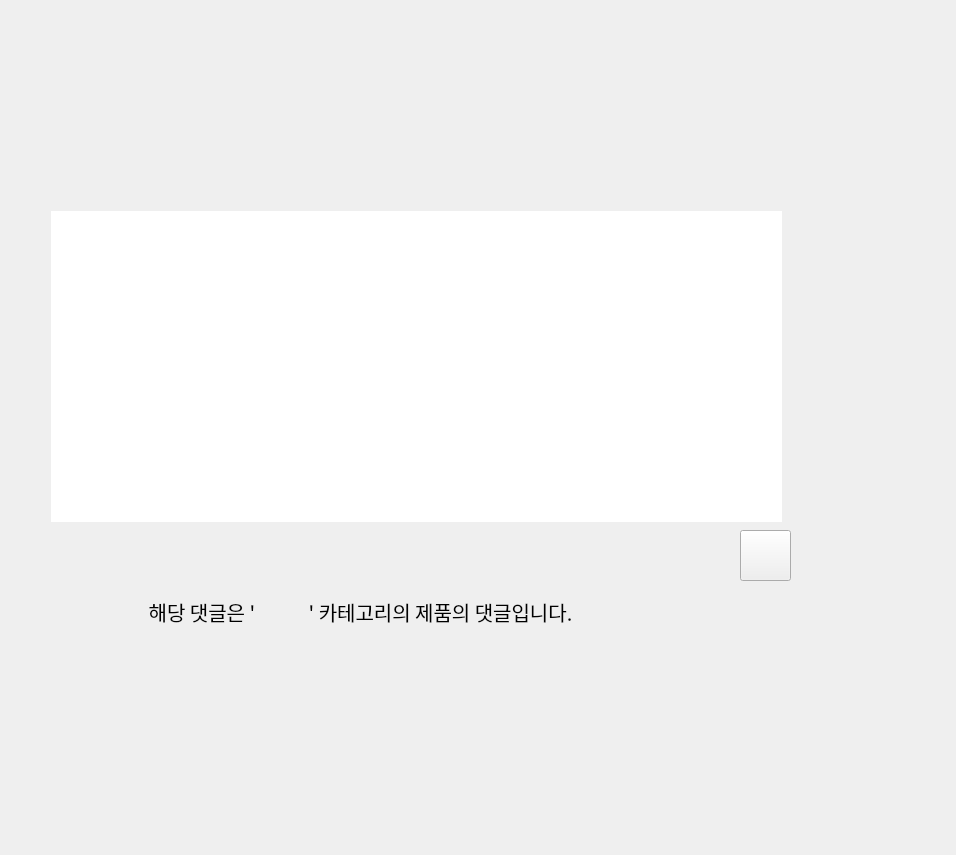
<?xml version="1.0" encoding="UTF-8"?>
<ui version="4.0">
 <class>Form</class>
 <widget class="QWidget" name="Form">
  <property name="geometry">
   <rect>
    <x>0</x>
    <y>0</y>
    <width>956</width>
    <height>855</height>
   </rect>
  </property>
  <property name="windowTitle">
   <string>Form</string>
  </property>
  <widget class="QLabel" name="lbl_bg">
   <property name="geometry">
    <rect>
     <x>10</x>
     <y>0</y>
     <width>811</width>
     <height>651</height>
    </rect>
   </property>
   <property name="text">
    <string/>
   </property>
   <property name="pixmap">
    <pixmap>review.png</pixmap>
   </property>
  </widget>
  <widget class="QPlainTextEdit" name="txt_review">
   <property name="geometry">
    <rect>
     <x>51</x>
     <y>211</y>
     <width>731</width>
     <height>311</height>
    </rect>
   </property>
   <property name="font">
    <font>
     <family>나눔고딕</family>
     <pointsize>10</pointsize>
    </font>
   </property>
   <property name="frameShape">
    <enum>QFrame::NoFrame</enum>
   </property>
  </widget>
  <widget class="QLabel" name="lbl_result">
   <property name="geometry">
    <rect>
     <x>50</x>
     <y>600</y>
     <width>621</width>
     <height>23</height>
    </rect>
   </property>
   <property name="font">
    <font>
     <family>나눔고딕</family>
     <pointsize>15</pointsize>
    </font>
   </property>
   <property name="text">
    <string>해당 댓글은 '            ' 카테고리의 제품의 댓글입니다.</string>
   </property>
   <property name="alignment">
    <set>Qt::AlignCenter</set>
   </property>
  </widget>
  <widget class="QPushButton" name="btn_check">
   <property name="geometry">
    <rect>
     <x>740</x>
     <y>530</y>
     <width>51</width>
     <height>51</height>
    </rect>
   </property>
   <property name="sizePolicy">
    <sizepolicy hsizetype="Fixed" vsizetype="Fixed">
     <horstretch>0</horstretch>
     <verstretch>0</verstretch>
    </sizepolicy>
   </property>
   <property name="text">
    <string/>
   </property>
   <property name="icon">
    <iconset>
     <normaloff>check.png</normaloff>check.png</iconset>
   </property>
   <property name="iconSize">
    <size>
     <width>50</width>
     <height>50</height>
    </size>
   </property>
  </widget>
 </widget>
 <resources/>
 <connections/>
</ui>
